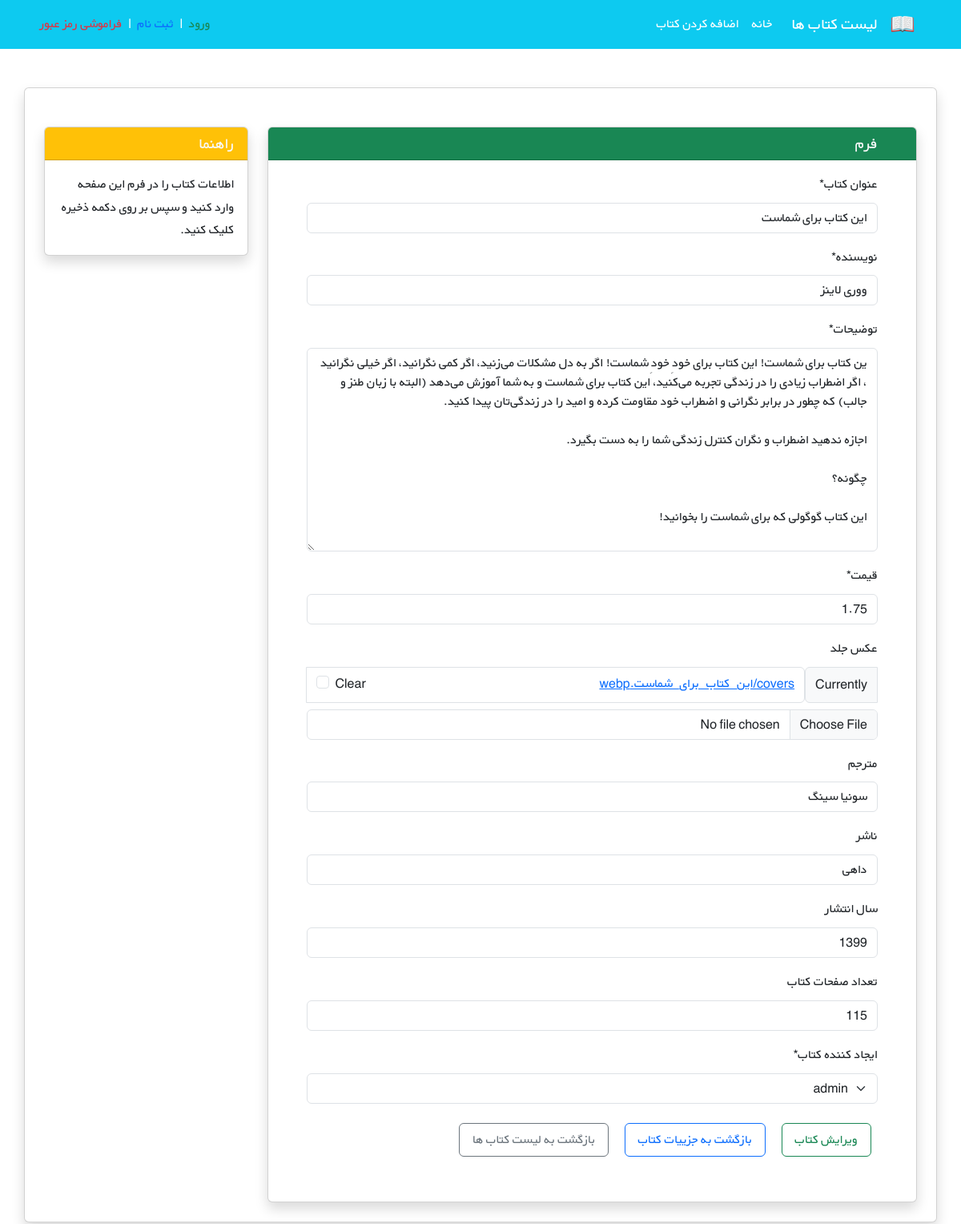
Screenshot of /books/update/7/ with the database file from the repository.
### books/models.py (models this page shows, shortened)
class Book(models.Model):
    title = models.CharField(max_length=255, verbose_name='عنوان کتاب')
    author = models.CharField(max_length=255, default='جک لندن', verbose_name='نویسنده')
    description = models.TextField(verbose_name='توضیحات')
    price = models.DecimalField(max_digits=6, decimal_places=2, default=9.99, verbose_name='قیمت')
    cover = models.ImageField(upload_to='covers/', blank=True, verbose_name='عکس جلد')
    translator = models.CharField(max_length=255, blank=True, verbose_name='مترجم')
    publisher = models.CharField(max_length=255, blank=True, verbose_name='ناشر')
    year_published = models.PositiveSmallIntegerField(null=True, blank=True, verbose_name='سال انتشار')
    number_of_pages = models.PositiveSmallIntegerField(null=True, blank=True, verbose_name='تعداد صفحات کتاب')
    datetime_created = models.DateTimeField(auto_now_add=True, verbose_name='زمان ایجاد کتاب')
    book_creator = models.ForeignKey(to=get_user_model(), on_delete=models.SET_NULL, null=True, verbose_name='ایجاد کننده کتاب')
    def get_absolute_url(self):
        return reverse("book_detail", kwargs={"pk": self.pk})

### books/views.py (the view)
# urls.py: path('update/<int:pk>/', BookUpdateView.as_view(), name='book_update'),
class BookUpdateView(generic.UpdateView):
    model = Book
    fields = ['title', 'author', 'description', 'price', 'cover', 'translator', 'publisher', 'year_published', 'number_of_pages', 'book_creator']
    template_name = 'books/book_update_form.html'

### books/templates/books/book_update_form.html (shortened to what this page needs)
{% extends "_base.html" %}
{% load crispy_forms_tags %}
{% block content %}
<div class="container mt-4" dir="rtl">
    <div class="row">
        <div class="col-9">
            <div class="card shadow my-3">
                <h5 class="card-header bg-success text-light px-5">فرم</h5>
                <div class="px-5 pt-3 pb-5">
                    <form method='post' enctype='multipart/form-data'>
                        {{ form|crispy }}
                        <input type='submit' class='btn btn-outline-success px-3 py-2 m-2' value='ویرایش کتاب'>
                        <a href="{{book.get_absolute_url}}" class='btn btn-outline-primary px-3 py-2 m-2'>بازگشت به جزییات کتاب</a>
                        <a href="{% url 'books' %}" class='btn btn-outline-secondary px-3 py-2 m-2'>بازگشت به لیست کتاب ها</a>
                    </form>
                </div>
            </div>
        </div>
        <div class="col-3">
                <div class="card my-3 shadow">
                    <h5 class="card-header bg-warning text-light">راهنما</h5>
                    <div class="card-body">
                        <p class="card-text">
                            اطلاعات کتاب را در فرم این صفحه وارد کنید و سپس بر روی دکمه ذخیره کلیک کنید.
                        </p>
                    </div>
                </div>
        </div>
    </div>
</div>
{% endblock content %}

### static/css/style.css (style rules this page uses)
* { font-family: 'BYekan', sans-serif; line-height: 1.8rem; }

### rows the page displays
Book: title "این کتاب برای شماست", author "ووری لاینز", description "ین کتاب برای شماست! این کتاب برای خودِ خودِ شماست! اگر به دل مشکلات می‌زنید، اگر کمی نگرانید، اگر خیلی نگرانید ، اگر اضطراب زیادی را در زندگی تجربه می‌کنید، این کتاب برای شماست و به شما آموزش می‌دهد (البته با زبان طنز و جالب) که چطور در برابر نگرانی و اضطراب خود مقاومت کرده و امید را در زندگی‌تان پیدا کنید. اجازه ندهید اضطراب و نگران کنترل زندگی شما را به دست بگیرد. چگونه؟ این کتاب گوگولی که برای شماست را بخوانید!", price "1.75", translator "سونیا سینگ", publisher "داهی", year_published "1399", number_of_pages "115", book_creator "admin"
